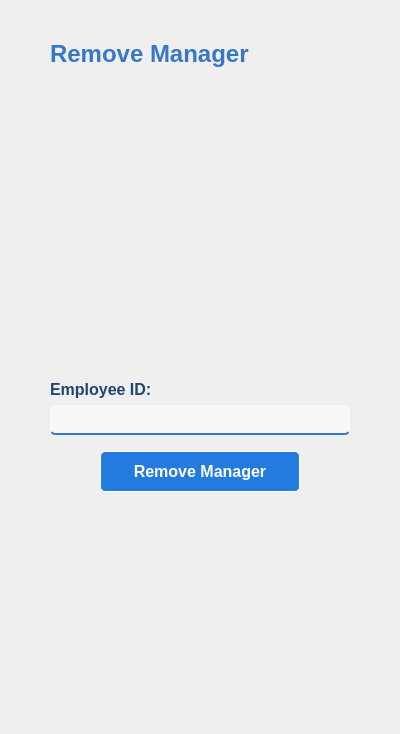
            <widget class="QWidget" name="removeManager">
             <property name="styleSheet">
              <string notr="true">#removeManager {
	background-color: transparent;
}

#removeMngrLabel {
	color: rgb(55, 120, 198);
}

#empID_4 {
	color: rgb(31, 70, 112);
}

#removeMngrLE{
	border-top: none;
	border-left: none;
	border-right: none;
	border-bottom: 2px solid rgb(55, 120, 198);
	border-radius: 5px;
	padding: 3px;
	background-color: rgba(255, 255, 255, 150);
	color: rgb(31, 70, 112);
}

#removeMngrButton {
	margin: 10px 50px 10px 50px;
	padding: 10px;
	background-color: rgb(35, 123, 223);
	border: 1px solid white;
	border-radius: 5px;
	color: white;
}

#removeMngrButton:hover {
	background-color: qlineargradient(spread:pad, x1:0.5, y1:1, x2:0.5, y2:0, stop:0 rgba(0, 83, 178, 255), stop:0.567164 rgba(56, 144, 244, 255));
}</string>
             </property>
             <layout class="QVBoxLayout" name="verticalLayout_12">
              <property name="leftMargin">
               <number>50</number>
              </property>
              <property name="topMargin">
               <number>40</number>
              </property>
              <property name="rightMargin">
               <number>50</number>
              </property>
              <item>
               <widget class="QLabel" name="removeMngrLabel">
                <property name="font">
                 <font>
                  <family>Segoe UI</family>
                  <pointsize>18</pointsize>
                  <weight>75</weight>
                  <bold>true</bold>
                 </font>
                </property>
                <property name="text">
                 <string>Remove Manager</string>
                </property>
               </widget>
              </item>
              <item>
               <widget class="QLabel" name="picLabel_4">
                <property name="minimumSize">
                 <size>
                  <width>300</width>
                  <height>300</height>
                 </size>
                </property>
                <property name="maximumSize">
                 <size>
                  <width>300</width>
                  <height>300</height>
                 </size>
                </property>
                <property name="sizeIncrement">
                 <size>
                  <width>0</width>
                  <height>0</height>
                 </size>
                </property>
                <property name="baseSize">
                 <size>
                  <width>0</width>
                  <height>0</height>
                 </size>
                </property>
                <property name="autoFillBackground">
                 <bool>false</bool>
                </property>
                <property name="text">
                 <string/>
                </property>
                <property name="pixmap">
                 <pixmap>icons/delete-user.png</pixmap>
                </property>
                <property name="scaledContents">
                 <bool>true</bool>
                </property>
               </widget>
              </item>
              <item>
               <widget class="QLabel" name="empID_4">
                <property name="font">
                 <font>
                  <family>Segoe UI</family>
                  <pointsize>12</pointsize>
                  <weight>75</weight>
                  <bold>true</bold>
                 </font>
                </property>
                <property name="text">
                 <string>Employee ID:</string>
                </property>
               </widget>
              </item>
              <item>
               <widget class="QLineEdit" name="removeMngrLE">
                <property name="minimumSize">
                 <size>
                  <width>0</width>
                  <height>30</height>
                 </size>
                </property>
                <property name="font">
                 <font>
                  <family>Segoe UI</family>
                  <pointsize>12</pointsize>
                 </font>
                </property>
               </widget>
              </item>
              <item>
               <widget class="QPushButton" name="removeMngrButton">
                <property name="font">
                 <font>
                  <family>Segoe UI</family>
                  <pointsize>12</pointsize>
                  <weight>75</weight>
                  <bold>true</bold>
                 </font>
                </property>
                <property name="text">
                 <string>Remove Manager</string>
                </property>
               </widget>
              </item>
              <item>
               <spacer name="verticalSpacer_5">
                <property name="orientation">
                 <enum>Qt::Vertical</enum>
                </property>
                <property name="sizeHint" stdset="0">
                 <size>
                  <width>20</width>
                  <height>221</height>
                 </size>
                </property>
               </spacer>
              </item>
             </layout>
            </widget>
